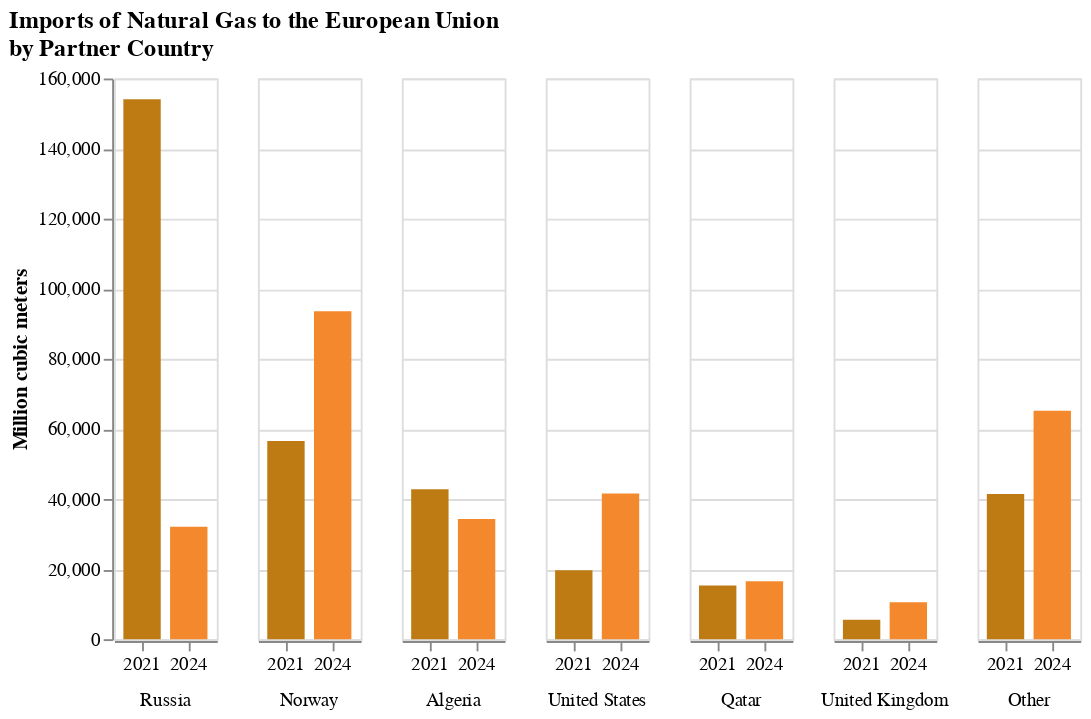

Notebook cell for this chart:
### Code cell
# amount of natural gas import by partner country 
import_2021 = pd.read_csv('import_country_2021.csv')
import_2024 = pd.read_csv('import_country_2024.csv')

import_2024 = import_2024.groupby('partner', as_index=False)['OBS_VALUE'].sum()

# group the two datasets together
import_2024['TIME_PERIOD'] = ['2024', '2024', '2024', '2024', '2024', '2024', '2024']
imports = import_2021
imports = imports._append(import_2024)

# calculate other imports from Total
imports = imports._append({'partner': 'Other', 'OBS_VALUE': 41458.74, 'TIME_PERIOD': 2021}, ignore_index=True)
imports = imports._append({'partner': 'Other', 'OBS_VALUE': 65187.67, 'TIME_PERIOD': '2024'}, ignore_index=True)
imports = imports.loc[imports['partner'] != 'TOTAL']

country_names = {'RU' : 'Russia', 'NO':'Norway', 'DZ':'Algeria', 'UK': 'United Kingdom', 'US':'United States', \
                 'QA':'Qatar', 'Other':'Other'}
imports = imports.replace({'partner':country_names})

# https://altair-viz.github.io/gallery/grouped_bar_chart.html
# https://stackoverflow.com/questions/78219650/custom-ordering-in-a-grouped-bar-chart-not-applied-in-altair
alt.Chart(imports).mark_bar().encode(
    x=alt.X(
        'TIME_PERIOD:O',
            axis=alt.Axis(labelAngle=-0, title=None,)
        ),
    y= alt.Y(
        'OBS_VALUE:Q',
        title = 'Million cubic meters'),
    color = alt.Color('TIME_PERIOD:N', title = None,
                      scale = alt.Scale(domain = [2021, '2024'],
                                        range = ['#be7b14', '#f3892c'])).legend(None),
    column=alt.Column(
        'partner:N',
        header=alt.Header(title=None, labelOrient='bottom'),
        sort = ['Russia', 'Norway', 'Algeria', 'United States', 'Qatar', 'United Kingdom', 'Other']
    ),
    xOffset='year:O',
).properties(
    title = ['Imports of Natural Gas to the European Union','by Partner Country']
)

### Figure 1 — Vega-Lite specification as saved in the notebook (floating-point values rounded to 4 significant figures)
{"config": {"view": {"continuousWidth": 300, "continuousHeight": 300}}, "data": {"name": "data-63c0894823c673d80d21b7ef3536fe83"}, "mark": {"type": "bar"}, "encoding": {"color": {"field": "TIME_PERIOD", "legend": null, "scale": {"domain": [2021, "2024"], "range": ["#be7b14", "#f3892c"]}, "title": null, "type": "nominal"}, "column": {"field": "partner", "header": {"labelOrient": "bottom", "title": null}, "sort": ["Russia", "Norway", "Algeria", "United States", "Qatar", "United Kingdom", "Other"], "type": "nominal"}, "x": {"axis": {"labelAngle": 0, "title": null}, "field": "TIME_PERIOD", "type": "ordinal"}, "xOffset": {"field": "year", "type": "ordinal"}, "y": {"field": "OBS_VALUE", "title": "Million cubic meters", "type": "quantitative"}}, "title": ["Imports of Natural Gas to the European Union", "by Partner Country"], "$schema": "https://vega.github.io/schema/vega-lite/v5.20.1.json", "datasets": {"data-63c0894823c673d80d21b7ef3536fe83": [{"DATAFLOW": "ESTAT:NRG_TI_GAS(1.0)", "LAST UPDATE": "21/06/24 11:00:00", "freq": "A", "siec": "G3000", "partner": "Algeria", "unit": "MIO_M3", "geo": "EU27_2020", "TIME_PERIOD": 2021, "OBS_VALUE": 42820.0, "OBS_FLAG": null}, {"DATAFLOW": "ESTAT:NRG_TI_GAS(1.0)", "LAST UPDATE": "21/06/24 11:00:00", "freq": "A", "siec": "G3000", "partner": "Norway", "unit": "MIO_M3", "geo": "EU27_2020", "TIME_PERIOD": 2021, "OBS_VALUE": 56590.0, "OBS_FLAG": null}, {"DATAFLOW": "ESTAT:NRG_TI_GAS(1.0)", "LAST UPDATE": "21/06/24 11:00:00", "freq": "A", "siec": "G3000", "partner": "Qatar", "unit": "MIO_M3", "geo": "EU27_2020", "TIME_PERIOD": 2021, "OBS_VALUE": 15330.0, "OBS_FLAG": null}, {"DATAFLOW": "ESTAT:NRG_TI_GAS(1.0)", "LAST UPDATE": "21/06/24 11:00:00", "freq": "A", "siec": "G3000", "partner": "Russia", "unit": "MIO_M3", "geo": "EU27_2020", "TIME_PERIOD": 2021, "OBS_VALUE": 154100.0, "OBS_FLAG": null}, {"DATAFLOW": "ESTAT:NRG_TI_GAS(1.0)", "LAST UPDATE": "21/06/24 11:00:00", "freq": "A", "siec": "G3000", "partner": "United Kingdom", "unit": "MIO_M3", "geo": "EU27_2020", "TIME_PERIOD": 2021, "OBS_VALUE": 5522.0, "OBS_FLAG": null}, {"DATAFLOW": "ESTAT:NRG_TI_GAS(1.0)", "LAST UPDATE": "21/06/24 11:00:00", "freq": "A", "siec": "G3000", "partner": "United States", "unit": "MIO_M3", "geo": "EU27_2020", "TIME_PERIOD": 2021, "OBS_VALUE": 19700.0, "OBS_FLAG": null}, {"DATAFLOW": null, "LAST UPDATE": null, "freq": null, "siec": null, "partner": "Algeria", "unit": null, "geo": null, "TIME_PERIOD": "2024", "OBS_VALUE": 34270.0, "OBS_FLAG": null}, {"DATAFLOW": null, "LAST UPDATE": null, "freq": null, "siec": null, "partner": "Norway", "unit": null, "geo": null, "TIME_PERIOD": "2024", "OBS_VALUE": 93590.0, "OBS_FLAG": null}, {"DATAFLOW": null, "LAST UPDATE": null, "freq": null, "siec": null, "partner": "Qatar", "unit": null, "geo": null, "TIME_PERIOD": "2024", "OBS_VALUE": 16550.0, "OBS_FLAG": null}, {"DATAFLOW": null, "LAST UPDATE": null, "freq": null, "siec": null, "partner": "Russia", "unit": null, "geo": null, "TIME_PERIOD": "2024", "OBS_VALUE": 32060.0, "OBS_FLAG": null}, {"DATAFLOW": null, "LAST UPDATE": null, "freq": null, "siec": null, "partner": "United Kingdom", "unit": null, "geo": null, "TIME_PERIOD": "2024", "OBS_VALUE": 10530.0, "OBS_FLAG": null}, {"DATAFLOW": null, "LAST UPDATE": null, "freq": null, "siec": null, "partner": "United States", "unit": null, "geo": null, "TIME_PERIOD": "2024", "OBS_VALUE": 41610.0, "OBS_FLAG": null}, {"DATAFLOW": null, "LAST UPDATE": null, "freq": null, "siec": null, "partner": "Other", "unit": null, "geo": null, "TIME_PERIOD": 2021, "OBS_VALUE": 41460.0, "OBS_FLAG": null}, {"DATAFLOW": null, "LAST UPDATE": null, "freq": null, "siec": null, "partner": "Other", "unit": null, "geo": null, "TIME_PERIOD": "2024", "OBS_VALUE": 65190.0, "OBS_FLAG": null}]}}
